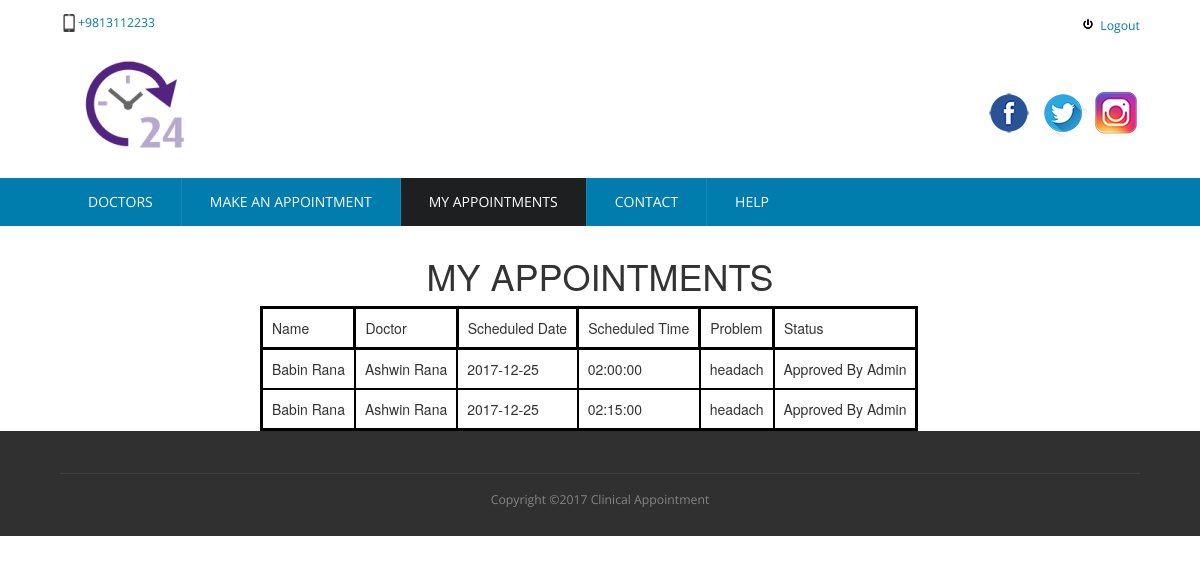
Page /index.php?controller=Patient&task=viewApp (signed in) on the committed database.
### tables this page shows
CREATE TABLE `appointment` (
  `app_id` int(11) NOT NULL,
  `pat_name` varchar(100) NOT NULL,
  `doc_id` int(5) NOT NULL,
  `scheduled_date` date NOT NULL,
  `scheduled_time` time NOT NULL,
  `mobile_no` varchar(20) NOT NULL,
  `email` varchar(50) NOT NULL,
  `problem` varchar(200) NOT NULL,
  `confirm` tinyint(1) NOT NULL DEFAULT '0',
  `patient_id` int(11) UNSIGNED DEFAULT NULL
);

CREATE TABLE `doctor_info` (
  `doc_id` int(10) NOT NULL,
  `name` varchar(100) NOT NULL,
  `gender` varchar(6) NOT NULL,
  `address` varchar(50) NOT NULL,
  `mobile_no` bigint(10) NOT NULL,
  `email` varchar(50) NOT NULL,
  `password` varchar(250) NOT NULL,
  `specialist` varchar(100) NOT NULL,
  `img` varchar(500) NOT NULL
);

### Controller/PatientController.php (called while the page is built, shortened)
<?php
class PatientController
{
  public function viewApp()
  {
    $p = $_SESSION['patient_id'];
    $model = new Model\Appointment();
    $model->setValue('app_id', $p);
    $data= $model->viewApp();
    require_once('template/my_appointments.php');
  }
}
?>

### config.php (called while the page is built, shortened)
<?php
spl_autoload_register(function($classname){
  $classname= str_replace("\\", "/", $classname);
});
?>

### Library/DbConnect.php (called while the page is built, shortened)
<?php
class DbConnect
{
	private $pdo;
	private $stmt;
	function __construct()
	{
		try{
			$this->host= __HOST;
			$this->dbname=__DBNAME;
			$this->username=__USERNAME;
			$this->password=__PASSWORD;
			$this->pdo = new \PDO("mysql:host=".$this->host.";
			dbname=".$this->dbname.";", $this->username,$this->password);
			$this->stmt=null;
		}
		catch(\Exception $ex)
		{
			throw $ex;
		}
	}
	function execute($query, $data=null)
	{
		$this->stmt = $this->pdo->prepare($query);
		if(!is_null($data)){
			$result = $this->stmt->execute($data);
		}else
		{
			$result = $this->stmt->execute();
		}
		return $result;
	}
	function view($query)
	{
		$result= $this->execute($query);
		$data=$this->stmt->fetchAll();
		return $data;
	}
}

### Model/Appointment.php (called while the page is built, shortened)
<?php
class Appointment extends Library\DbConnect
{
  private $app_id;
  function __construct()
  {
    $this->app_id=0;
  }
  function viewApp(){
    $query= "SELECT a.app_id,a.pat_name, d.name, a.scheduled_date,a.scheduled_time,a.problem,a.confirm FROM appointment a, doctor_info d
     WHERE a.doc_id=d.doc_id AND a.patient_id=".$this->app_id;
    $data=$this->view($query);
    return $data;
  }
}
?>

### template/my_appointments.php (the view, shortened to what this page needs)
<!DOCTYPE HTML>
<html>
<head>
</head>
<body>
	<div class="top-nav">
		<div class="wrap">
			<ul>
				<li> <a href="index.php?controller=Patient&task=selectDoc"> Doctors </a> <li>
					<li><a href="index.php?controller=Patient&task=addAppointment">Make an Appointment</a> </li>
					<li class="active"><a href="index.php?controller=Patient&task=viewApp">My Appointments </a> </li>
					<li><a href="index.php?controller=Patient&task=contactPage">Contact </a></li>
					<li><a href="index.php?controller=Patient&task=helpPage">Help</a></li>
				</ul>
			</div>
		</div>
		<div class="content">
			<div class="wrap" style="overflow-x:auto;">
				<h1 style="text-align:center"> MY APPOINTMENTS </h1>
				<table style="border: 3px solid black; margin-left:200px; ">
					<tr style="border:2px solid black; padding: 8px;">
						<th style="border:3px solid black;  padding: 9px;">Name</th>
						<th style="border:3px solid black;  padding: 9px;">Doctor</th>
						<th style="border:3px solid black;  padding: 9px;">Scheduled Date</th>
						<th style="border:3px solid black;  padding: 9px;">Scheduled Time</th>
						<th style="border:3px solid black;  padding: 9px;">Problem</th>
						<th style="border:3px solid black;  padding: 9px;"> Status </th>
					</tr>
					<?php
					for ($i=0; $i < count($data) ; ++$i) {
						$row=$data[$i];
						?>
						<tr>
							<td style="border: 2px solid black;  padding: 9px;"><?php echo $row['pat_name']?></td>
							<td style="border:2px solid black;  padding: 9px;"><?php echo $row['name']?></td>
							<td style="border:2px solid black;  padding: 9px;"><?php echo $row['scheduled_date']?></td>
							<td style="border:2px solid black;  padding: 9px;"><?php echo $row['scheduled_time']?></td>
							<td style="border:2px solid black;  padding: 9px;"><?php echo $row['problem']?></td>
							<td style="border:2px solid black;  padding: 9px;"><?php if($row['confirm'] == 1){ echo 'Approved By Admin';}else{ echo 'Approval Pending'; } ?> </td>
							</tr>
						<?php	}?>
					</table>
				</div>
				</div>
		</body>
		</html>

### index.php (shortened to what this page needs)
<?php
include 'config.php';
$controllerName = ucfirst($_GET['controller']);
$cn = new $classname;
$task = $_GET['task'];
$cn->$task();
$output = ob_get_contents();
switch($controllerName){
	case 'Patient';
		include 'template/p_header.php';
		echo $output;
		include 'template/footer.php';
	break;
}
?>

### template/p_header.php (shortened to what this page needs)
<!DOCTYPE HTML>
<html>
	<head>
		<link href="template/css/style.css" rel="stylesheet" type="text/css"  media="all" />
	</head>
	<body>
			<div class="header">
					<div class="top-header">
						<div class="wrap">
						<div class="top-header-left">
							<p>+9813112233</p>
						</div>
						<div class="right-left">
							<ul>
								<li class="logout"><a href="http://localhost/clinic/index.php?controller=patient&task=logout">Logout</a></li>
							</ul>
						</div>
					</div>
				</div>
					<div class="main-header">
						<div class="wrap">
							<div class="logo">
								  <a href="index.php?controller=Patient&task=selectDoc"><img src="template/images/appoint.png" title="logo" /></a>
							</div>
							<div class="social-links">
								<ul>
									<li><a href="#"><img src="template/images/facebookk.png" title="facebook" /></a></li>
									<li><a href="#"><img src="template/images/twitterr.png" title="twitter" /></a></li>
									<li><a href="#"><img src="template/images/inst.png" title="Instagram" /></a></li>
								</ul>
							</div>
						</div>
					</div>
</body>
</html>

### template/footer.php (shortened to what this page needs)
<!DOCTYPE HTML>
<html>
<head>
  <link href="template/css/style.css" rel="stylesheet" type="text/css"  media="all" />
  <link rel="stylesheet" href="https://maxcdn.bootstrapcdn.com/bootstrap/3.3.7/css/bootstrap.min.css">
 </head>
<body>
<div class="footer">
  <div class="wrap">
    <div class="copy-tight">
      <p>Copyright &copy;2017 Clinical Appointment</a></p>
    </div>
  </div>
</div>
</body>
</html>

### template/css/style.css (style rules this page uses)
html,body,div,span,applet,object,iframe,h1,h2,h3,h4,h5,h6,p,blockquote,pre,a,abbr,acronym,address,big,cite,code,del,dfn,em,img,ins,kbd,q,s,samp,small,strike,strong,sub,sup,tt,var,b,u,i,dl,dt,dd,ol,nav ul,nav li,fieldset,form,label,legend,table,caption,tbody,tfoot,thead,tr,th,td,article,aside,canvas,details,embed,figure,figcaption,footer,header,hgroup,menu,nav,output,ruby,section,summary,time,mark,audio,video { margin:0;padding:0;border:0;font-size:100%;font:inherit;vertical-align:baseline; }
ol,ul { list-style:none;margin:0px;padding:0px; }
a { text-decoration:none; }
img { max-width:100%; }
body { background: #F6F6F6; }
.wrap { width:80%; margin:0 auto; }
.top-header { background-color: #FFF; padding:1em 0; height:20px; }
.top-header-left { float:left; }
.top-header-left p { font-family: 'Open Sans', sans-serif; color: #007DAD; font-size: 0.875em; background: url(../images/phone.png) no-repeat; padding-left: 18px; }
.right-left { float:right; }
.right-left ul li { display:inline-block; }
.right-left ul li a { font-family: 'Open Sans', sans-serif; color:#007DAD; font-size:0.875em; transition: 0.5s ease; -o-transition: 0.5s ease; -webkit-transition: 0.5s ease; }
.main-header { padding: 1.4em 0 1.1em 0; background-color:#FFF; height:150px; }
.logo { float:left; margin-top: 5px; }
.logo img { display:block; }
.social-links { float:right; margin-top: 40px; }
.social-links ul li { display:inline-block; }
.social-links img { display:block; }
.logout { background:url(../images/logout.png) no-repeat 0; padding-left: 18px; transition: 0.5s ease; -o-transition: 0.5s ease; -webkit-transition: 0.5s ease; }
.top-nav { background:#007DAD; }
.top-nav ul li { display:inline-block; float: left; border-left: 1px ridge #1087B4; }
.top-nav ul li:nth-child(1) { border:none; }
.top-nav li.active> a, .top-nav li> a:hover { color: #FFF; background:rgba(31, 31, 31, 0.99); }
.top-nav li a { font-size: 1em; font-family: 'Open Sans', sans-serif; color: #FFF; background: #007DAD; text-transform: uppercase; padding: 1em 2em; display: block; transition: 0.5s ease; -o-transition: 0.5s ease; -webkit-transition: 0.5s ease; }
.footer { padding: 2em 0 1em 0; background:#303030; }
.copy-tight { text-align: center; padding: 1em 0 0 0; border-top: 1px solid rgba(153, 153, 153, 0.13); margin-top: 1em; }
.copy-tight p { color: #858484; font-size: 0.875em; font-family: 'Open Sans', sans-serif; padding: 0.3em 0; display: block; }
@media only screen and (max-width: 1280px) and (min-width: 1024px) { .wrap { width:90%; } }

### rows in the picture
appointment: pat_name "Babin Rana", doc.name "Ashwin Rana", scheduled_date "2017-12-25", scheduled_time "02:00:00", problem "headach", confirm "Approved By Admin"
appointment: pat_name "Babin Rana", doc.name "Ashwin Rana", scheduled_date "2017-12-25", scheduled_time "02:15:00", problem "headach", confirm "Approved By Admin"
